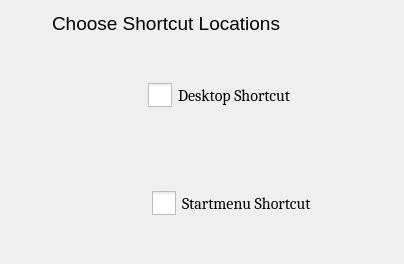
<?xml version="1.0" encoding="UTF-8"?>
<ui version="4.0">
 <author>Tpimp</author>
 <class>ShortcutsForm</class>
 <widget class="QWidget" name="ShortcutsForm">
  <property name="geometry">
   <rect>
    <x>0</x>
    <y>0</y>
    <width>374</width>
    <height>267</height>
   </rect>
  </property>
  <property name="maximumSize">
   <size>
    <width>436</width>
    <height>301</height>
   </size>
  </property>
  <property name="layoutDirection">
   <enum>Qt::LeftToRight</enum>
  </property>
  <property name="autoFillBackground">
   <bool>false</bool>
  </property>
  <property name="styleSheet">
   <string notr="true"/>
  </property>
  <layout class="QVBoxLayout" name="verticalLayout">
   <property name="spacing">
    <number>10</number>
   </property>
   <property name="sizeConstraint">
    <enum>QLayout::SetFixedSize</enum>
   </property>
   <property name="leftMargin">
    <number>12</number>
   </property>
   <property name="topMargin">
    <number>12</number>
   </property>
   <property name="rightMargin">
    <number>12</number>
   </property>
   <property name="bottomMargin">
    <number>12</number>
   </property>
   <item>
    <layout class="QHBoxLayout" name="horizontalLayout_3">
     <property name="spacing">
      <number>6</number>
     </property>
     <item>
      <spacer name="horizontalSpacer_5">
       <property name="orientation">
        <enum>Qt::Horizontal</enum>
       </property>
       <property name="sizeHint" stdset="0">
        <size>
         <width>40</width>
         <height>20</height>
        </size>
       </property>
      </spacer>
     </item>
     <item>
      <widget class="QLabel" name="label">
       <property name="sizePolicy">
        <sizepolicy hsizetype="MinimumExpanding" vsizetype="MinimumExpanding">
         <horstretch>0</horstretch>
         <verstretch>0</verstretch>
        </sizepolicy>
       </property>
       <property name="minimumSize">
        <size>
         <width>300</width>
         <height>20</height>
        </size>
       </property>
       <property name="maximumSize">
        <size>
         <width>300</width>
         <height>40</height>
        </size>
       </property>
       <property name="font">
        <font>
         <pointsize>14</pointsize>
        </font>
       </property>
       <property name="text">
        <string>Choose Shortcut Locations</string>
       </property>
      </widget>
     </item>
     <item>
      <spacer name="horizontalSpacer_6">
       <property name="orientation">
        <enum>Qt::Horizontal</enum>
       </property>
       <property name="sizeHint" stdset="0">
        <size>
         <width>40</width>
         <height>20</height>
        </size>
       </property>
      </spacer>
     </item>
    </layout>
   </item>
   <item>
    <layout class="QHBoxLayout" name="horizontalLayout">
     <property name="spacing">
      <number>6</number>
     </property>
     <item>
      <widget class="QLabel" name="desktopIcon">
       <property name="sizePolicy">
        <sizepolicy hsizetype="Expanding" vsizetype="Expanding">
         <horstretch>0</horstretch>
         <verstretch>0</verstretch>
        </sizepolicy>
       </property>
       <property name="minimumSize">
        <size>
         <width>130</width>
         <height>98</height>
        </size>
       </property>
       <property name="maximumSize">
        <size>
         <width>130</width>
         <height>98</height>
        </size>
       </property>
       <property name="text">
        <string/>
       </property>
       <property name="pixmap">
        <pixmap resource="../../../resources/installer.qrc">:/images/desktop.png</pixmap>
       </property>
       <property name="scaledContents">
        <bool>true</bool>
       </property>
      </widget>
     </item>
     <item>
      <widget class="QCheckBox" name="desktopShortcut">
       <property name="sizePolicy">
        <sizepolicy hsizetype="Expanding" vsizetype="Expanding">
         <horstretch>0</horstretch>
         <verstretch>0</verstretch>
        </sizepolicy>
       </property>
       <property name="minimumSize">
        <size>
         <width>0</width>
         <height>100</height>
        </size>
       </property>
       <property name="maximumSize">
        <size>
         <width>250</width>
         <height>100</height>
        </size>
       </property>
       <property name="font">
        <font>
         <family>Cambria</family>
         <pointsize>12</pointsize>
        </font>
       </property>
       <property name="styleSheet">
        <string notr="true">::indicator {
    width: 24px;
    height: 24px;
}</string>
       </property>
       <property name="text">
        <string>Desktop Shortcut</string>
       </property>
      </widget>
     </item>
     <item>
      <spacer name="horizontalSpacer_2">
       <property name="orientation">
        <enum>Qt::Horizontal</enum>
       </property>
       <property name="sizeHint" stdset="0">
        <size>
         <width>40</width>
         <height>20</height>
        </size>
       </property>
      </spacer>
     </item>
    </layout>
   </item>
   <item>
    <layout class="QHBoxLayout" name="horizontalLayout_2">
     <item>
      <widget class="QLabel" name="startMenuIcon">
       <property name="minimumSize">
        <size>
         <width>130</width>
         <height>97</height>
        </size>
       </property>
       <property name="maximumSize">
        <size>
         <width>130</width>
         <height>97</height>
        </size>
       </property>
       <property name="text">
        <string/>
       </property>
       <property name="pixmap">
        <pixmap resource="../../../resources/installer.qrc">:/images/startmenu.png</pixmap>
       </property>
       <property name="scaledContents">
        <bool>true</bool>
       </property>
      </widget>
     </item>
     <item>
      <widget class="QCheckBox" name="startMenuShortcut">
       <property name="sizePolicy">
        <sizepolicy hsizetype="Expanding" vsizetype="Expanding">
         <horstretch>0</horstretch>
         <verstretch>0</verstretch>
        </sizepolicy>
       </property>
       <property name="maximumSize">
        <size>
         <width>250</width>
         <height>100</height>
        </size>
       </property>
       <property name="font">
        <font>
         <family>Cambria</family>
         <pointsize>12</pointsize>
        </font>
       </property>
       <property name="styleSheet">
        <string notr="true">::indicator {
    width:24px;
    height:24px;
}</string>
       </property>
       <property name="text">
        <string>Startmenu Shortcut</string>
       </property>
      </widget>
     </item>
     <item>
      <spacer name="horizontalSpacer">
       <property name="orientation">
        <enum>Qt::Horizontal</enum>
       </property>
       <property name="sizeHint" stdset="0">
        <size>
         <width>40</width>
         <height>20</height>
        </size>
       </property>
      </spacer>
     </item>
    </layout>
   </item>
  </layout>
 </widget>
 <resources>
  <include location="../../../resources/installer.qrc"/>
  <include location="../../../resources/installer.qrc"/>
 </resources>
 <connections/>
</ui>
